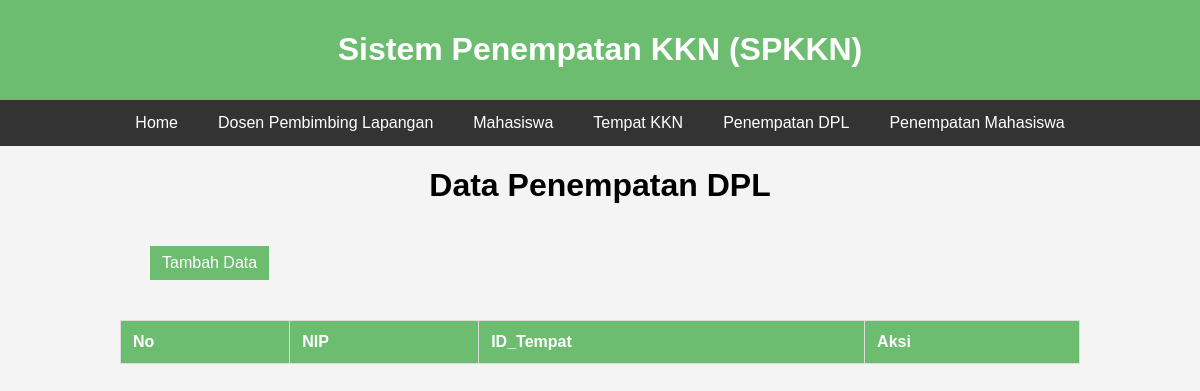
Before: /data_penempatan_dpl/index.php with the older database file.
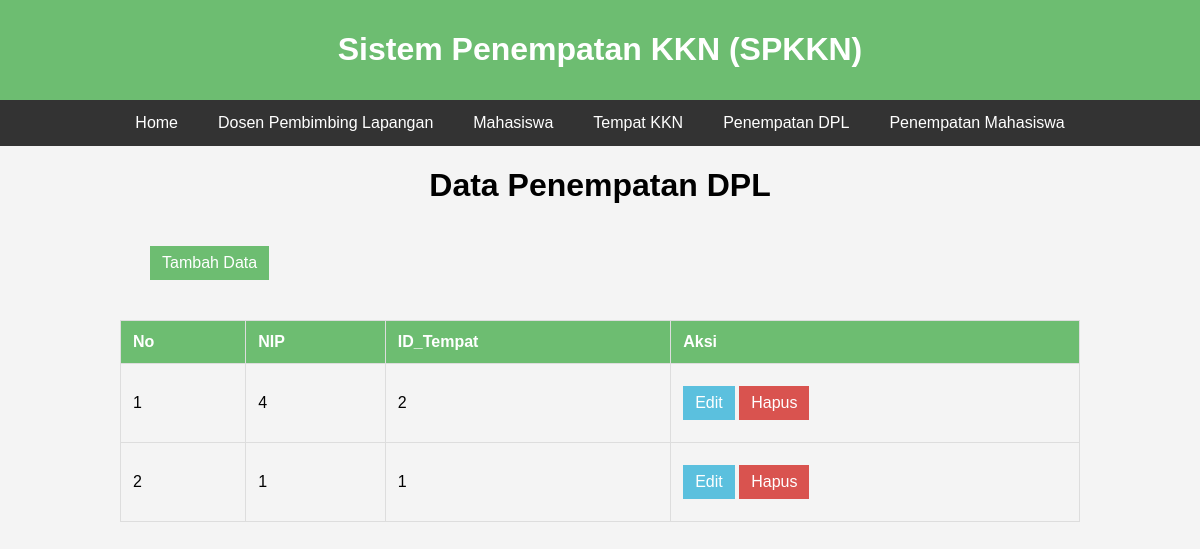
After: the same page with the newer database file.
### tables this page shows
CREATE TABLE `tempat_dpl` (
  `id_tempat_dpl` int(11) NOT NULL,
  `id_dpl` bigint(18) NOT NULL,
  `id_tempat` int(11) NOT NULL
);

### data_penempatan_dpl/index.php (the view, shortened to what this page needs)
<?php
include "../config.php";
?>
<!DOCTYPE html>
<html lang="en">
<head>
    <link rel="stylesheet" style="text/css" href="styletmptdpl.css">
</head>
<body>
<div class="container">
    <div class="header">
        <h1>Sistem Penempatan KKN (SPKKN)</h1>
    </div>
    <nav class="navbar">
        <a href="../">Home</a>
        <a href="../data_dpl/index.php">Dosen Pembimbing Lapangan</a>
        <a href="../data_mhs/">Mahasiswa</a>
        <a href="../data_tempat/">Tempat KKN</a>
        <a href="../data_penempatan_dpl/">Penempatan DPL</a>
        <a href="../data_penempatan_mhs/">Penempatan Mahasiswa</a>
    </nav>
    <div class="mt-4">
    <h1>Data Penempatan DPL</h1>
    <a href="tambah.php" class="btn btn-primary">Tambah Data</a>
    <table class="table">
        <thead>
        <tr>
            <th>No</th>
            <th>NIP</th>
            <th>ID_Tempat</th>
            <th>Aksi</th>
        </tr>
        <thead>
        <tbody>
        <?php
            $nomor = 1;
            $result = $conn->query("SELECT * FROM tempat_dpl");
            if ($result) {
                while ($row = $result->fetch_assoc()) {
                    echo "<tr>
                        <td>".$nomor."</td>
                        <td>".$row["id_dpl"]."</td>
                        <td>".$row["id_tempat"]."</td>
                        <td>
                            <a href='edit.php?id_tempat_dpl=".$row['id_tempat_dpl']."' class='btn btn-info'>Edit</a>
                            <a href='hapus.php?id_tempat_dpl=".$row['id_tempat_dpl']."'  class='btn btn-danger' onclick=\"return confirm('Apakah benar mau menghapus data ini?');\">Hapus</a>
                        </td>
                    </tr>";
                    $nomor++;
                }
            } else {
                echo "<tr><td colspan='4'>Tidak ada data ditemukan</td></tr>";
            }
        ?>
    </table>
    </div>
</div>
</body>
</html>

### data_penempatan_dpl/styletmptdpl.css (style rules this page uses)
body { font-family: Arial, sans-serif; margin: 0; padding: 0; background-color: #f4f4f4; }
.container { width: 100%; margin: auto; overflow: hidden; }
.header { background-color: rgba(76, 175, 80, 0.8); color: #fff; padding: 10px 0; text-align: center; }
.navbar { display: flex; justify-content: center; background: #333; }
.navbar a { color: white; padding: 14px 20px; text-decoration: none; text-align: center; }
.mt-4 { display: flex; flex-direction: column; justify-content: center; align-items: center; gap: 10px; }
.table { width: 80%; border-collapse: collapse; margin: 20px 0; }
.table th, .table td { padding: 12px; border: 1px solid #ddd; text-align: left; }
.table th { background-color: rgba(76, 175, 80, 0.8); color: white; }
.btn { display: inline-block; padding: 8px 12px; color: white; text-decoration: none; margin-top: 10px; margin-bottom: 10px; }
.btn-primary { align-self: baseline; margin-left: 150px; background-color: rgba(76, 175, 80, 0.8); }
.btn-info { background: #5bc0de; }
.btn-danger { background: #d9534f; }

Changed rows visible on the page:
added tempat_dpl: id_dpl "4", id_tempat "2"
added tempat_dpl: id_dpl "1", id_tempat "1"
